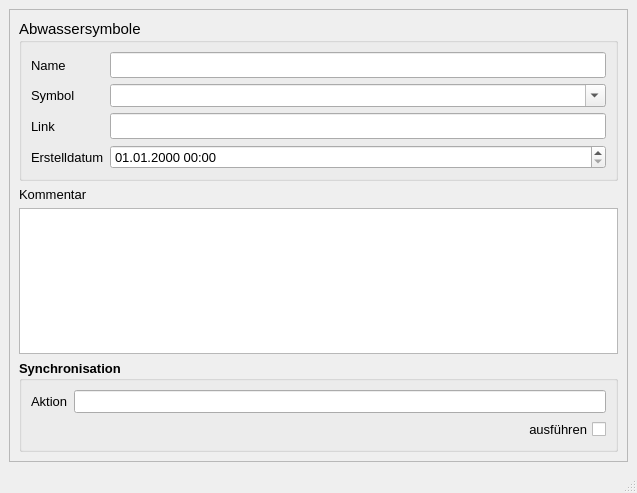
<?xml version="1.0" encoding="UTF-8"?>
<ui version="4.0">
 <class>MainWindow</class>
 <widget class="QMainWindow" name="MainWindow">
  <property name="geometry">
   <rect>
    <x>0</x>
    <y>0</y>
    <width>637</width>
    <height>493</height>
   </rect>
  </property>
  <property name="minimumSize">
   <size>
    <width>370</width>
    <height>400</height>
   </size>
  </property>
  <property name="font">
   <font>
    <family>Tahoma</family>
    <pointsize>10</pointsize>
   </font>
  </property>
  <property name="windowTitle">
   <string>Anbindung Direkteinleiter</string>
  </property>
  <property name="layoutDirection">
   <enum>Qt::LeftToRight</enum>
  </property>
  <widget class="QWidget" name="centralwidget">
   <layout class="QGridLayout" name="gridLayout">
    <item row="0" column="0">
     <widget class="QScrollArea" name="scrollArea">
      <property name="widgetResizable">
       <bool>true</bool>
      </property>
      <widget class="QWidget" name="scrollAreaWidgetContents">
       <property name="geometry">
        <rect>
         <x>0</x>
         <y>0</y>
         <width>613</width>
         <height>443</height>
        </rect>
       </property>
       <layout class="QGridLayout" name="gridLayout_2">
        <item row="0" column="0">
         <widget class="QGroupBox" name="groupBox_3">
          <property name="font">
           <font>
            <family>Tahoma</family>
            <pointsize>11</pointsize>
           </font>
          </property>
          <property name="title">
           <string>Abwassersymbole</string>
          </property>
          <layout class="QGridLayout" name="gridLayout_3">
           <item row="0" column="0">
            <widget class="QLabel" name="label_4">
             <property name="font">
              <font>
               <family>Tahoma</family>
               <pointsize>10</pointsize>
              </font>
             </property>
             <property name="text">
              <string>Name</string>
             </property>
             <property name="alignment">
              <set>Qt::AlignLeading|Qt::AlignLeft|Qt::AlignVCenter</set>
             </property>
            </widget>
           </item>
           <item row="0" column="1">
            <widget class="QLineEdit" name="bezeichnung">
             <property name="font">
              <font>
               <family>Tahoma</family>
               <pointsize>11</pointsize>
              </font>
             </property>
             <property name="toolTip">
              <string>&lt;html&gt;&lt;head/&gt;&lt;body&gt;&lt;p&gt;Eindeutige Bezeichnung&lt;/p&gt;&lt;/body&gt;&lt;/html&gt;</string>
             </property>
             <property name="statusTip">
              <string>Eindeutige Bezeichnung</string>
             </property>
            </widget>
           </item>
           <item row="1" column="0">
            <widget class="QLabel" name="label_21">
             <property name="font">
              <font>
               <family>Tahoma</family>
               <pointsize>10</pointsize>
              </font>
             </property>
             <property name="text">
              <string>Symbol</string>
             </property>
             <property name="alignment">
              <set>Qt::AlignLeading|Qt::AlignLeft|Qt::AlignVCenter</set>
             </property>
            </widget>
           </item>
           <item row="1" column="1">
            <widget class="QComboBox" name="art">
             <property name="font">
              <font>
               <family>Tahoma</family>
               <pointsize>10</pointsize>
              </font>
             </property>
             <property name="toolTip">
              <string/>
             </property>
             <property name="statusTip">
              <string/>
             </property>
             <property name="editable">
              <bool>true</bool>
             </property>
            </widget>
           </item>
           <item row="2" column="0">
            <widget class="QLabel" name="label_72">
             <property name="font">
              <font>
               <family>Tahoma</family>
               <pointsize>10</pointsize>
              </font>
             </property>
             <property name="text">
              <string>Link</string>
             </property>
            </widget>
           </item>
           <item row="2" column="1">
            <widget class="QLineEdit" name="link">
             <property name="font">
              <font>
               <family>Tahoma</family>
               <pointsize>11</pointsize>
              </font>
             </property>
             <property name="toolTip">
              <string>&lt;html&gt;&lt;head/&gt;&lt;body&gt;&lt;p&gt;Speicherort mit Zusatzinfos&lt;/p&gt;&lt;/body&gt;&lt;/html&gt;</string>
             </property>
             <property name="statusTip">
              <string>Speicherort mit Zusatzinfos</string>
             </property>
            </widget>
           </item>
           <item row="3" column="0">
            <widget class="QLabel" name="label_71">
             <property name="font">
              <font>
               <family>Tahoma</family>
               <pointsize>10</pointsize>
              </font>
             </property>
             <property name="text">
              <string>Erstelldatum</string>
             </property>
            </widget>
           </item>
           <item row="3" column="1">
            <widget class="QgsDateTimeEdit" name="createdat">
             <property name="font">
              <font>
               <family>Tahoma</family>
               <pointsize>10</pointsize>
              </font>
             </property>
             <property name="currentSection">
              <enum>QDateTimeEdit::DaySection</enum>
             </property>
             <property name="displayFormat">
              <string>dd.MM.yyyy HH:mm</string>
             </property>
            </widget>
           </item>
          </layout>
         </widget>
        </item>
        <item row="1" column="0">
         <widget class="QLabel" name="label_15">
          <property name="text">
           <string>Kommentar</string>
          </property>
         </widget>
        </item>
        <item row="2" column="0">
         <widget class="QTextEdit" name="kommentar">
          <property name="minimumSize">
           <size>
            <width>0</width>
            <height>0</height>
           </size>
          </property>
          <property name="toolTip">
           <string>&lt;html&gt;&lt;head/&gt;&lt;body&gt;&lt;p&gt;Platz für zusätzliche Kommentare&lt;/p&gt;&lt;/body&gt;&lt;/html&gt;</string>
          </property>
          <property name="statusTip">
           <string>Platz für zusätzliche Kommentare</string>
          </property>
         </widget>
        </item>
        <item row="3" column="0">
         <widget class="QGroupBox" name="groupBox_sync">
          <property name="font">
           <font>
            <family>Tahoma</family>
            <pointsize>10</pointsize>
            <weight>75</weight>
            <bold>true</bold>
           </font>
          </property>
          <property name="title">
           <string>Synchronisation</string>
          </property>
          <layout class="QGridLayout" name="gridLayout_4">
           <item row="0" column="0">
            <widget class="QLabel" name="label_19">
             <property name="font">
              <font>
               <family>Tahoma</family>
               <pointsize>10</pointsize>
               <weight>50</weight>
               <bold>false</bold>
              </font>
             </property>
             <property name="text">
              <string>Aktion</string>
             </property>
            </widget>
           </item>
           <item row="0" column="1">
            <widget class="QLineEdit" name="aktion">
             <property name="toolTip">
              <string>&lt;html&gt;&lt;head/&gt;&lt;body&gt;&lt;p&gt;Maßnahme zur Synchronisation&lt;/p&gt;&lt;/body&gt;&lt;/html&gt;</string>
             </property>
             <property name="statusTip">
              <string>Maßnahme zur Synchronisation</string>
             </property>
            </widget>
           </item>
           <item row="1" column="0" colspan="2">
            <widget class="QCheckBox" name="status">
             <property name="font">
              <font>
               <family>Tahoma</family>
               <pointsize>10</pointsize>
               <weight>50</weight>
               <bold>false</bold>
              </font>
             </property>
             <property name="toolTip">
              <string>Synchronisation aktivieren</string>
             </property>
             <property name="statusTip">
              <string>Synchronisation aktivieren</string>
             </property>
             <property name="layoutDirection">
              <enum>Qt::RightToLeft</enum>
             </property>
             <property name="text">
              <string>ausführen</string>
             </property>
            </widget>
           </item>
          </layout>
         </widget>
        </item>
       </layout>
      </widget>
     </widget>
    </item>
   </layout>
  </widget>
  <widget class="QStatusBar" name="statusbar"/>
 </widget>
 <customwidgets>
  <customwidget>
   <class>QgsDateTimeEdit</class>
   <extends>QDateTimeEdit</extends>
   <header>qgsdatetimeedit.h</header>
  </customwidget>
 </customwidgets>
 <tabstops>
  <tabstop>bezeichnung</tabstop>
  <tabstop>art</tabstop>
  <tabstop>link</tabstop>
  <tabstop>createdat</tabstop>
  <tabstop>kommentar</tabstop>
 </tabstops>
 <resources/>
 <connections/>
</ui>
